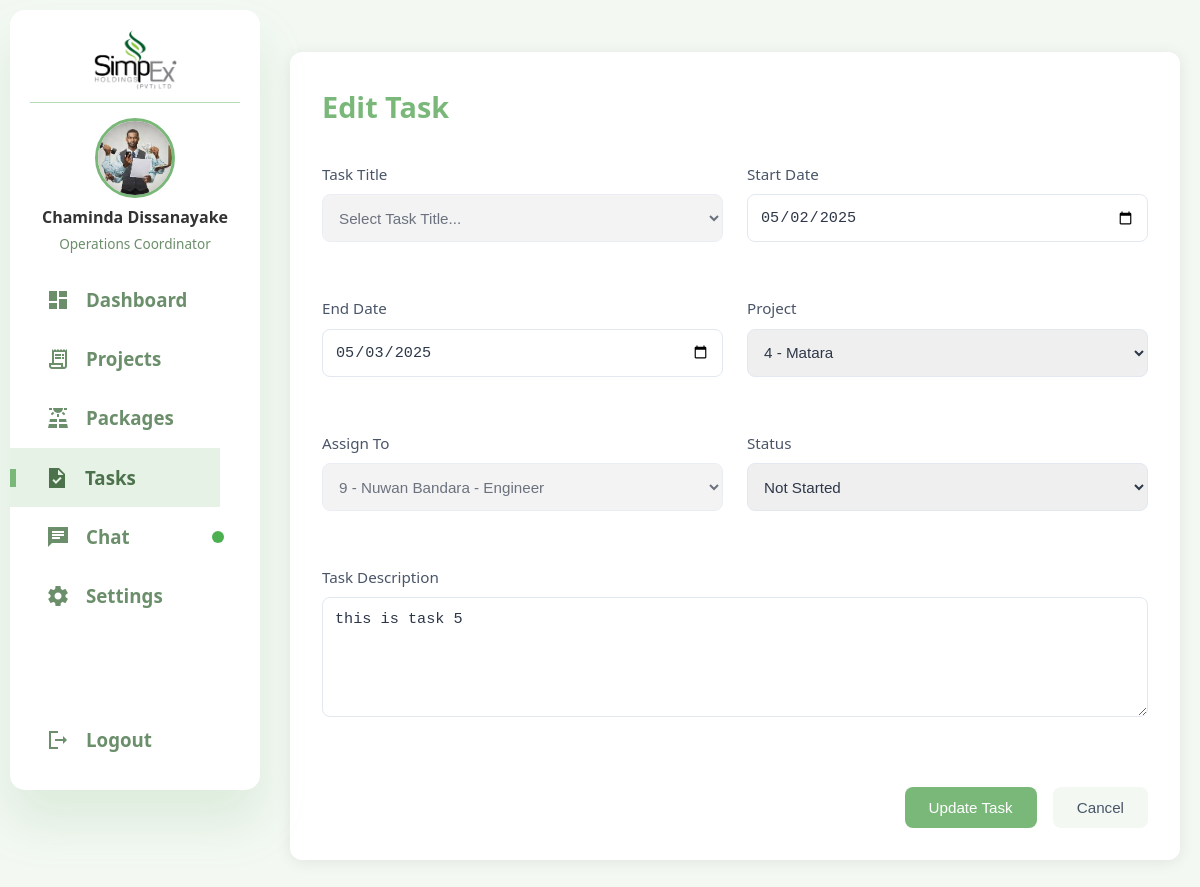
Screenshot of /operationsCoordinator/editTask/6 (signed in) with the database file from the repository.
### tables this page shows
CREATE TABLE `tasks` (
  `id` int NOT NULL,
  `title` varchar(255) NOT NULL,
  `description` text,
  `start_date` date DEFAULT NULL,
  `end_date` date DEFAULT NULL,
  `project_id` int DEFAULT NULL,
  `employee_id` int DEFAULT NULL,
  `status` enum('not_started','in_progress','completed') NOT NULL DEFAULT 'not_started',
  `comment` varchar(255) DEFAULT NULL,
  `created_at` datetime NOT NULL DEFAULT CURRENT_TIMESTAMP,
  `updated_at` timestamp NOT NULL DEFAULT CURRENT_TIMESTAMP ON UPDATE CURRENT_TIMESTAMP
);

CREATE TABLE `projects` (
  `project_id` int NOT NULL,
  `pre_project_id` int DEFAULT NULL,
  `customer_id` int DEFAULT NULL,
  `quotation_id` int DEFAULT NULL,
  `agreement_id` int DEFAULT NULL,
  `package_id` int DEFAULT NULL,
  `custom_package_id` int DEFAULT NULL,
  `status` enum('active','completed','cancelled') DEFAULT NULL,
  `current_phase` enum('document_submission','first_payment','installation','final_payment','engineer_approval','grid_connection','completed') DEFAULT NULL,
  `created_at` timestamp NULL DEFAULT CURRENT_TIMESTAMP,
  `updated_at` timestamp NULL DEFAULT CURRENT_TIMESTAMP ON UPDATE CURRENT_TIMESTAMP,
  `equipment_released` tinyint(1) DEFAULT '0'
);

CREATE TABLE `employees` (
  `employee_id` int NOT NULL,
  `user_id` int NOT NULL,
  `role` enum('technician','deliveryPerson','engineer','clerk') NOT NULL,
  `address` text NOT NULL,
  `created_at` timestamp NOT NULL DEFAULT CURRENT_TIMESTAMP,
  `updated_at` timestamp NOT NULL DEFAULT CURRENT_TIMESTAMP ON UPDATE CURRENT_TIMESTAMP
);

### app/libraries/Core.php (called while the page is built, shortened)
<?php
class Core{
    protected $currentMethod = 'index';
    public function __construct(){
        $url = $this->getUrl();
        if (isset($url[0]) && file_exists('../app/controllers/' . ucwords($url[0]) . '.php')) {
            unset($url[0]);
        } else if (isset($url[0])) {
            $this->handle404();
            return;
        }
        $this->currentController = new $this->currentController;
        if(isset($url[1])){
            if(method_exists($this->currentController, $url[1])){
                $this->currentMethod= $url[1];
                unset($url[1]);
            } else {
                $this->handle404();
                return;
            }
        }
        $this->params= $url ? array_values($url) : [];
        call_user_func_array([$this->currentController, $this->currentMethod], $this->params);
    }
    public function getUrl(){
        if (isset($_GET['url'])){
            $url = rtrim($_GET['url'], '/');
            $url = filter_var($url, FILTER_SANITIZE_URL);
            $url = explode('/', $url);
            return $url;
        }
        return [];
    }
}
?>

### public/index.php (called while the page is built, shortened)
<?php
   $init = new Core;
?>

### app/libraries/Database.php (called while the page is built, shortened)
<?php
    class Database{
        private $host= DB_HOST;
        private $user= DB_USER;
        private $password= DB_PASSWORD;
        private $dbname= DB_NAME;
        private $dbh;
        private $statement;
        public function __construct(){
            $dsn = 'mysql:host=' . $this->host . ';dbname=' . $this->dbname;
            $options= array(
                PDO::ATTR_PERSISTENT=>true,
                PDO::ATTR_ERRMODE=> PDO::ERRMODE_EXCEPTION
            );
            try{
                $this->dbh= new PDO($dsn, $this->user, $this->password, $options);
            }
            catch(PDOException $e){
                $this->error= $e->getMessage();
                echo $this->error;
            }
        }
        public function query($sql){
            $this->statement= $this->dbh->prepare($sql);
        }
        public function bind($param, $value,$type=NULL){
            if(is_null($type)){
                switch(true){
                    default:
                    $type= PDO::PARAM_STR;
                }
            }
            $this->statement->bindValue($param, $value, $type);
        }
        public function execute(){
            try {
                return $this->statement->execute();
            } catch (PDOException $e) {
                error_log("Database error: " . $e->getMessage());
                return false;
            }
        }
        public function resultSet(){
            $this->execute();
            return $this->statement->fetchAll(PDO::FETCH_OBJ);
        }
        public function single(){
            $this->execute();
            return $this->statement->fetch(PDO::FETCH_OBJ);
        }
    }
?>

### app/models/M_Tasks.php (called while the page is built, shortened)
<?php
class M_Tasks
{
    private $db;
    public function __construct()
    {
        $this->db = new Database();
    }
    public function getTaskById($taskId) {
        $this->db->query('SELECT t.*, u.name as employee_name, u.phone, u.profile_picture, e.role as employee_role
                  FROM tasks t
                  JOIN employees e ON t.employee_id = e.employee_id
                  JOIN users u ON e.user_id = u.user_id
                  WHERE t.id = :id');
        $this->db->bind(':id', $taskId);
        return $this->db->single();
    }
    public function getProjectIdsWithCity()
    {
        $this->db->query('SELECT p.project_id, cq.nearest_city
                          FROM projects p
                          INNER JOIN customerquotation cq ON p.pre_project_id = cq.pre_project_id
                          ORDER BY p.project_id DESC');
        return $this->db->resultSet();
    }
}

### app/models/M_Employee.php (called while the page is built, shortened)
<?php
class M_Employee
{
    private $db;
    public function __construct()
    {
        $this->db = new Database;
    }
    public function getAllEmployees()
    {
        $this->db->query('SELECT e.*, u.name, u.email, u.phone
                      FROM employees e
                      LEFT JOIN users u ON e.user_id= u.user_id
                      ORDER BY e.employee_id');
        return $this->db->resultSet();
    }
}

### app/views/operationsCoordinator/v_editTask.php (the view, shortened to what this page needs)
<link rel="stylesheet" href="<?php echo URLROOT; ?>/css/operationsCoordinator/tasks.css">
</head>
<body data-user-role="operationsCoordinator" data-user-id="<?php echo $_SESSION['user_id']; ?>" data-urlroot="<?php echo URLROOT; ?>">
    <div class="dashboard-container">
        <div class="sidebar" id="sidebar">
            <div class="company-logo">
                <img src="<?php echo URLROOT; ?>/public/assets/simpex-logo-sidebar.png" alt="Simpex Solar Logo">
            </div>
            <div class="user-profile">
                <img src="<?php echo isset($_SESSION['user_picture']) && !empty($_SESSION['user_picture']) ? URLROOT . '/public/uploads/profile_pictures/' . $_SESSION['user_picture'] : URLROOT . '/public/assets/profile.png'; ?>" alt="User profile picture" class="profile-picture" />
                <div class="user-info">
                    <h4><?php echo isset($_SESSION['user_name']) ? $_SESSION['user_name'] : 'User Name'; ?></h4>
                    <p>Operations Coordinator</p>
                </div>
            </div>
            <a href="<?php echo URLROOT ?>/operationsCoordinator/dashboard">
                <span class="material-icons-sharp">dashboard</span>
                <h3>Dashboard</h3>
            </a>
            <a href="<?php echo URLROOT ?>/operationsCoordinator/manageAproject">
                <span class="material-icons-sharp">receipt_long</span>
                <h3>Projects</h3>
            </a>
            <a href="<?php echo URLROOT ?>/operationsCoordinator/managePackages">
                <span class="material-icons-sharp">solar_power</span>
                <h3>Packages</h3>
            </a>
            <a href="<?php echo URLROOT ?>/operationsCoordinator/tasks" class="active">
                <span class="material-icons-sharp">task</span>
                <h3>Tasks</h3>
            </a>
            <a href="<?php echo URLROOT ?>/operationsCoordinator/chat" class="<?php echo (strpos($_SERVER['REQUEST_URI'], 'chat') !== false) ? 'active' : ''; ?>">
                <span class="material-icons-sharp">chat</span>
                <h3>Chat</h3>
                <span class="notification-dot" style="display: <?php echo (isset($_SESSION['total_unread_count']) && $_SESSION['total_unread_count'] > 0) ? 'block' : 'none'; ?>;"></span>
            </a>
            <a href="<?php echo URLROOT ?>/operationsCoordinator/settings">
                <span class="material-icons-sharp">settings</span>
                <h3>Settings</h3>
            </a>
            <a href="<?php echo URLROOT; ?>/users/logout">
                <span class="material-icons-sharp">logout</span>
                <h3>Logout</h3>
            </a>
        </div>
        <div class="main-content">
            <div class="form-container">
                <h2>Edit Task</h2>
                <form action="<?php echo URLROOT; ?>/operationsCoordinator/editTask/<?php echo $data['id']; ?>" method="POST" id="userForm" id="addUserForm">
                    <div class="form-grid">
                        <div class="form-group">
                            <label for="title">Task Title</label>
                            <select name="title" id="title" class="form-control <?php echo (!empty($data['title_err'])) ? 'is-invalid' : ''; ?>" disabled>
                                <option value="">Select Task Title...</option>
                            </select>
                        </div>
                        <div class="form-group">
                            <label for="start_date">Start Date</label>
                            <input type="date" name="start_date" id="start_date" placeholder="Start Date" value="<?php echo $data['start_date']; ?>">
                        </div>
                        <div class="form-group">
                            <label for="end_date">End Date</label>
                            <input type="date" name="end_date" id="end_date" placeholder="End Date" value="<?php echo $data['end_date']; ?>">
                        </div>
                        <div class="form-group">
                            <label for="project_id">Project</label>
                            <select name="project_id" id="project_id" class="form-control <?php echo (!empty($data['project_id_err'])) ? 'is-invalid' : ''; ?>">
                                <?php foreach ($data['projects'] as $project) : ?>
                                    <option value="<?php echo $project->project_id; ?>"
                                        <?php echo (isset($data['project_id']) && $data['project_id'] == $project->project_id) ? 'selected' : ''; ?>>
                                        <?php echo $project->project_id . ' - ' . ucfirst($project->nearest_city); ?>
                                    </option>
                                <?php endforeach; ?>
                            </select>
                        </div>
                        <div class="form-group">
                            <label for="employee_id">Assign To</label>
                            <select name="employee_id" id="employee_id"
                                class="form-control <?php echo (!empty($data['employee_id_err'])) ? 'is-invalid' : ''; ?>" disabled>
                                <?php foreach ($data['employees'] as $employee) : ?>
                                    <option value="<?php echo $employee->employee_id; ?>"
                                        <?php echo (isset($data['employee_id']) && $data['employee_id'] == $employee->employee_id) ? 'selected' : ''; ?>>
                                        <?php echo $employee->employee_id . ' - ' . $employee->name . ' - ' . ucwords(preg_replace('/([a-z])([A-Z])/', '$1 $2', $employee->role)); ?>
                                    </option>
                                <?php endforeach; ?>
                            </select>
                        </div>
                        <div class="form-group">
                            <label for="status">Status</label>
                            <select id="status" name="status">
                                <option value="not_started" <?php echo $data['status'] == 'not_started' ? 'selected' : ''; ?>>Not Started</option>
                            </select>
                        </div>
                        <div class="form-group">
                            <label for="description">Task Description</label>
                            <textarea name="description" id="description" placeholder="Task Description" rows="10" cols="10"><?php echo $data['description']; ?></textarea>
                        </div>
                    </div>
                    <div class="button-group">
                        <input type="submit" value="Update Task" class="btn btn-primary">
                        <a href="<?php echo URLROOT; ?>/operationsCoordinator/viewTask/<?php echo $data['id']; ?>"><button type="button" class="btn btn-secondary">Cancel</button></a>
                    </div>
                </form>
            </div>
        </div>
    </div>

### public/css/operationsCoordinator/styles.css (style rules this page uses)
:root { --theme-color: #7ab87a; --white: #fff; --sidebar-background: #f3f8f3; --sidebar-link-hover: rgba(122, 184, 122, 0.18); --sidebar-link-color: #6b8e6b; --sidebar-link-active-bg: rgba(122, 184, 122, 0.18); --sidebar-link-active-color: #4c724c; --text-color: #333; --success-color: #6fd649; --warning-color: #ffc107; --danger-color: #dc3545; }
* { box-sizing: border-box; margin: 0; padding: 0; }
body { font-family: "Segoe UI", Tahoma, Geneva, Verdana, sans-serif; line-height: 1.6; color: var(--text-color); background-color: var(--sidebar-background); }
.dashboard-container { display: flex; min-height: 100vh; }
.sidebar { width: 250px; background-color: var(--white); padding: 20px; display: flex; flex-direction: column; border-radius: 15px; box-shadow: 0 2rem 3rem var(--sidebar-link-hover); height: calc(100vh - 20px); justify-content: flex-start; transition: all 0.3s ease-in-out; margin: 10px; z-index: 1000; text-decoration: none; position: -webkit-sticky; position: sticky; top: 10px; overflow-y: auto; overflow-x: hidden; }
.sidebar a { display: flex; align-items: center; color: var(--sidebar-link-color); height: 3.7rem; gap: 1rem; position: relative; transition: all 0.3s ease; width: 100%; padding-left: 1rem; text-decoration: none; }
.sidebar a:last-child { margin-top: auto; }
.sidebar a.active { width: 100%; color: var(--sidebar-link-active-color); background-color: var(--sidebar-link-active-bg); margin-left: -20px; padding-right: 0px; padding-left: 35px; }
.sidebar a.active::before { content: ""; width: 6px; height: 18px; background-color: var(--theme-color); position: absolute; left: 0px; }
.company-logo { text-align: center; padding: 0; border-bottom: 1px solid rgba(122, 184, 122, 0.534); margin-bottom: 15px; }
.company-logo img { max-width: 40%; height: auto; }
.user-profile { display: flex; flex-direction: column; align-items: center; margin-bottom: 15px; padding:0; border-bottom: 1px solid rgba(255, 255, 255, 0.1); }
.profile-picture { width: 80px; height: 80px; border-radius: 50%; object-fit: cover; margin-bottom: 5px; border: 3px solid var(--theme-color); }
.user-info { text-align: center; }
.user-info h4 { margin: 2px 0; color: var(--text-color); font-weight:700; text-transform: capitalize; }
.user-info p { margin: 0; color: var(--sidebar-link-color); font-size: 0.85rem; font-weight: 500; }
.main-content { flex-grow: 1; padding: 20px; overflow-y: auto; }

### public/css/notification.css (style rules this page uses)
.notification-dot { width: 12px; height: 12px; background-color: #4CAF50; border-radius: 50%; position: absolute; right: 16px; top: 50%; transform: translateY(-50%); }
.sidebar a { position: relative; }

### rows the page displays
tasks: start_date "05/02/2025", end_date "05/03/2025", project_id "4 - Matara", employee_id "9 - Nuwan Bandara - Engineer", status "Not Started", description "this is task 5"

### other values shown
$_SESSION['user_name'] "Chaminda Dissanayake"
